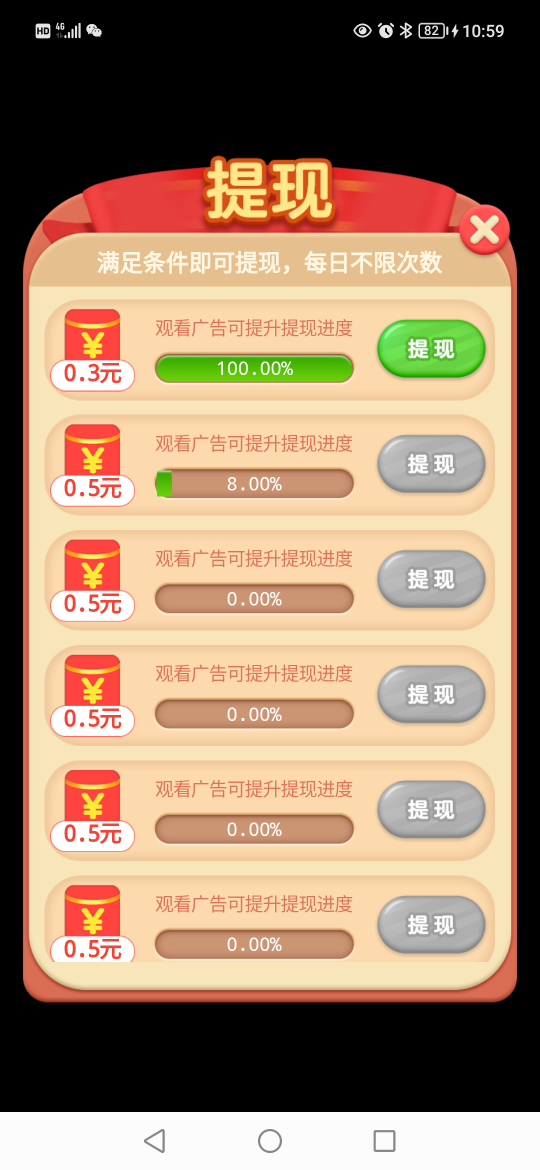
#> input picture screencap.png, 1080 x 2340 px (shown at 1/2 size)
$ python test2.py
#> lines starting #> are read from the running program, lines starting #| are printed output that depends on the picture; after the words box and inside, x2 and y2 are one past the last pixel; in counts of white or black regions, pixels touching at a corner belong together; pictures that were not available may be replaced by others from this repository, and a replacement may not be noted
### utils.py
# 一些cv2 实用技术!!!!!!!!!!
#1.https://mp.weixin.qq.com/s?__biz=MzU4OTYzNjE2OQ==&mid=2247485356&idx=1&sn=38d72793bf6b88499665a9a41d348472&chksm=fdcb308acabcb99c528b677d811cf98f9a3ae467529be84054da9a121408c1b23e1b7dd4caeb&scene=21#wechat_redirect


#========1.模板匹配

#最快速的匹配.

#函数传入2个图片,返回all中匹配little的结果矩阵.
def pipei(all,little,threshold):
#> called with all = 'screencap.png', little = 'bugclose.png', threshold = 0.8
    import cv2
    import numpy as np
    from matplotlib import pyplot as plt

    img = cv2.imread(all, 0)
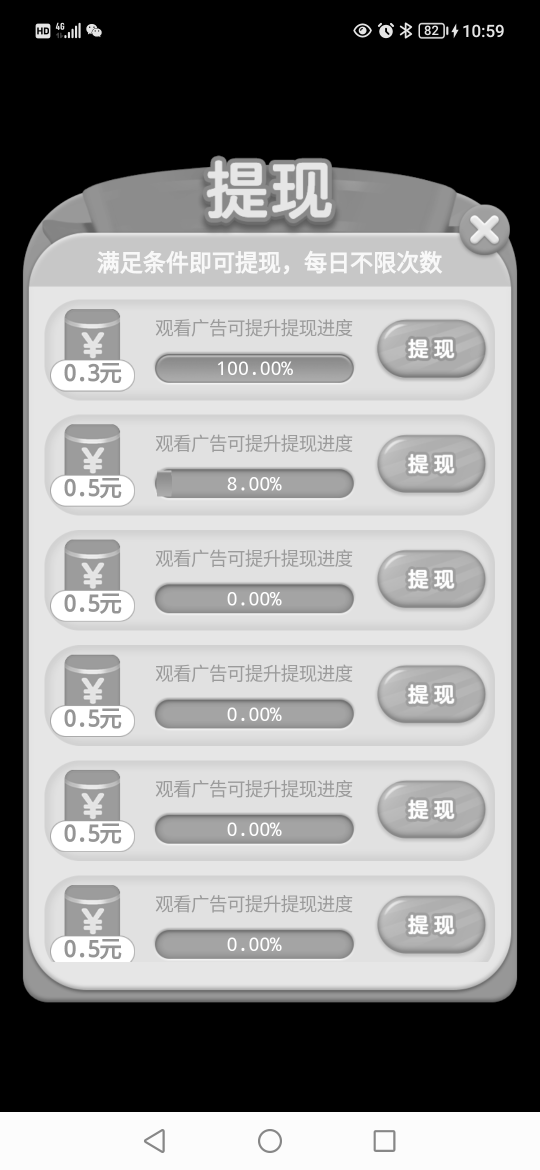
#> img: shape (2340, 1080) (shown at 1/2 size); min 0, max 255, mean 142.6
    img2 = img.copy()
    template = cv2.imread(little, 0)
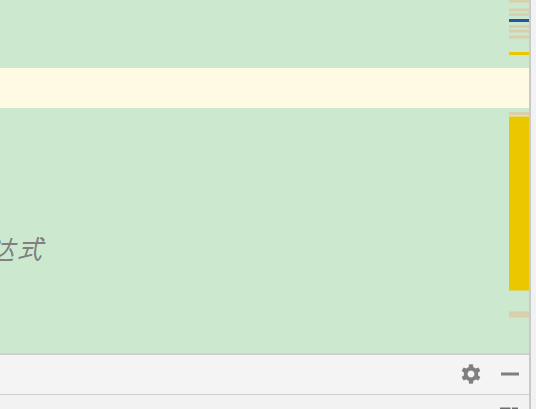
#> input picture 2.png, 536 x 409 px, given in place of bugclose.png, which was not available
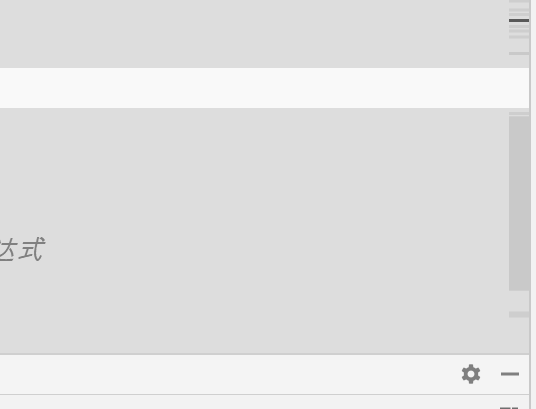
#> template: shape (409, 536); min 89, max 249, mean 225.9

    # img=img.astype('float32')
    # template=template.astype('float32')
    w, h = template.shape[::-1]
#> w = 536; h = 409
    # All the 6 methods for comparison in a list
    methods = ['cv2.TM_CCOEFF_NORMED']
    for meth in methods:
        img = img2.copy()
        # eval 语句用来计算存储在字符串中的有效 Python 表达式
        method = eval(meth)
        # 模板匹配
        res = cv2.matchTemplate(img, template, method)

        # [16 lines of commented-out code are left out]
        min_val, max_val, min_loc, max_loc = cv2.minMaxLoc(res)
        # min_val=abs(min_val/(w*h))
        if max_val>=threshold:
            top_left = max_loc
            bottom_right = (top_left[0] + w, top_left[1] + h)
            # print("匹配成功,匹配值是",max_val,top_left + bottom_right)
            if 0:#这块debug用,正是时候关闭即可.
                cv2.rectangle(img2, top_left, bottom_right, (0, 255, 255), 2)
                cv2.imwrite('fordebug.png', img2)
            return top_left + bottom_right
        else:
            # print("匹配失败,匹配值是",max_val)
            return None
#> this loop made 1 pass
#> (min_val, max_val, min_loc, max_loc) on pass 1: (-0.433, 0.606, (281, 357), (329, 1869))
#> pass 1, in pipei, `res = cv2.matchTemplate(img, template, method)`:
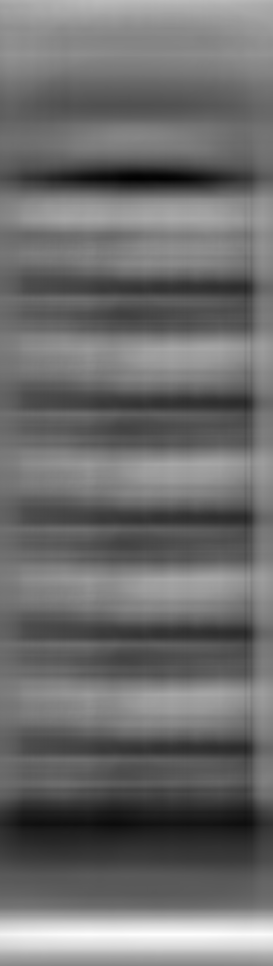
#> res: shape (1932, 545) float32 (shown at 1/2 size); min -0.433, max 0.606, mean 0.0137; drawn with min black and max white


#==============明显的可以避免了背景色的干扰!!!!!!!!!!!!!!!!
#函数传入2个图片,返回all中匹配little的结果矩阵.
def pipei_after_erzhihua(all,little,threshold):
#> called with all = 'screencap.png', little = 'bugclose.png', threshold = 0.8
    import cv2
    import numpy as np
    from matplotlib import pyplot as plt

    img = cv2.imread(all, 0)
    img2 = img.copy()
    img2=cv2.threshold(img2, 200, 255, cv2.THRESH_BINARY )[1]# 200 ,255表示大于200的都变成255. 小于200的都变成黑色也就是0.
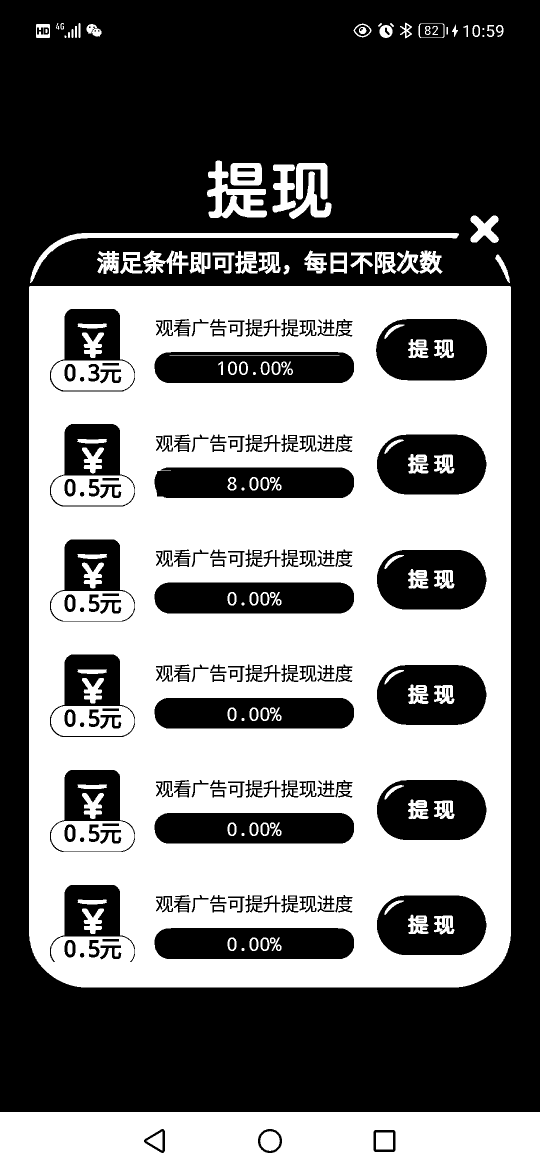
#> img2: shape (2340, 1080) (shown at 1/2 size); 45.7% white; 221 white regions (3 under 20 px), largest, box (x1, y1, x2, y2) and area: (58, 572, 1022, 1975) 912705, (0, 2224, 1080, 2340) 120306, (60, 466, 918, 566) 8982
    template = cv2.imread(little, 0)
    template=cv2.threshold(template, 200, 255, cv2.THRESH_BINARY )[1]
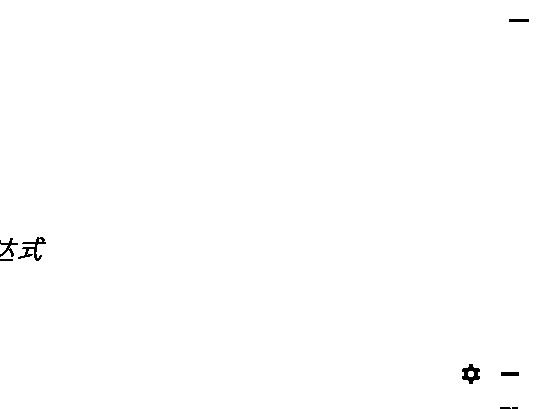
#> template: shape (409, 536); 99.7% white; 8 black regions (1 under 20 px), largest, box (x1, y1, x2, y2) and area: (18, 237, 46, 261) 208, (462, 364, 480, 384) 200, (0, 238, 18, 257) 111
    # [7 lines of commented-out code are left out]
    w, h = template.shape[::-1]
#> w = 536; h = 409
    # All the 6 methods for comparison in a list
    methods = ['cv2.TM_CCOEFF_NORMED']
    for meth in methods:
        img = img2.copy()
        # eval 语句用来计算存储在字符串中的有效 Python 表达式
        method = eval(meth)
        # 模板匹配
        res = cv2.matchTemplate(img, template, method)

        # [16 lines of commented-out code are left out]
        min_val, max_val, min_loc, max_loc = cv2.minMaxLoc(res)
        # min_val=abs(min_val/(w*h))
        if max_val>=threshold:
            top_left = max_loc
            bottom_right = (top_left[0] + w, top_left[1] + h)
            # print("匹配成功,匹配值是",max_val,top_left + bottom_right)
            if 1:#这块debug用,正是时候关闭即可.
                cv2.rectangle(img2, top_left, bottom_right, (0, 255, 255), 2)
                cv2.imwrite('fordebug.png', img2)
            return top_left + bottom_right
        else:
            # print("匹配失败,匹配值是",max_val)
            return None
#> this loop made 1 pass
#> (min_val, max_val, min_loc, max_loc) on pass 1: (-0.131, 0.0924, (479, 102), (350, 1196))
#> pass 1, in pipei_after_erzhihua, `res = cv2.matchTemplate(img, template, method)`:
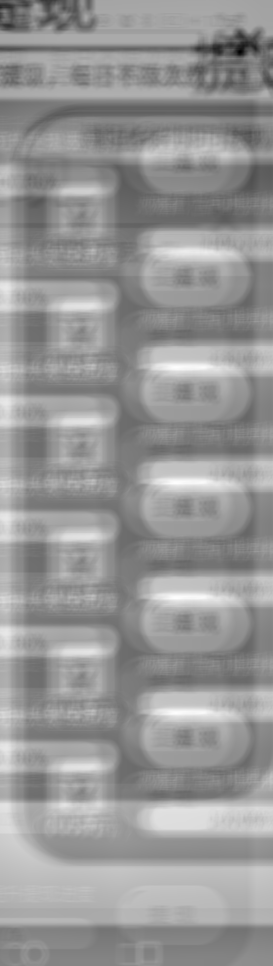
#> res: shape (1932, 545) float32 (shown at 1/2 size); min -0.131, max 0.0924, mean 0.000815; drawn with min black and max white


if 0:
    import cv2
    import numpy as np
    from matplotlib import pyplot as plt

    img = cv2.imread('image.jpg', 0)
    img2 = img.copy()
    template = cv2.imread('image_head.png', 0)
    w, h = template.shape[::-1]
    # All the 6 methods for comparison in a list
    methods = ['cv2.TM_CCOEFF', 'cv2.TM_CCOEFF_NORMED', 'cv2.TM_CCORR',
               'cv2.TM_CCORR_NORMED', 'cv2.TM_SQDIFF', 'cv2.TM_SQDIFF_NORMED']
    for meth in methods:
        img = img2.copy()
        # eval 语句用来计算存储在字符串中的有效 Python 表达式
        method = eval(meth)
        # 模板匹配
        res = cv2.matchTemplate(img, template, method)
        # 寻找最值
        min_val, max_val, min_loc, max_loc = cv2.minMaxLoc(res)
        # 使用不同的比较方法，对结果的解释不同

        if method in [cv2.TM_SQDIFF, cv2.TM_SQDIFF_NORMED]:
            top_left = min_loc
        else:
            top_left = max_loc
        bottom_right = (top_left[0] + w, top_left[1] + h)
        cv2.rectangle(img, top_left, bottom_right, 255, 2)
        plt.subplot(121), plt.imshow(res, cmap='gray')
        plt.title('Matching Result'), plt.xticks([]), plt.yticks([])
        plt.subplot(122), plt.imshow(img, cmap='gray')
        plt.title('Detected Point'), plt.xticks([]), plt.yticks([])
        plt.suptitle(meth)
        plt.show()


#边缘检测的代码
if 0:
    import cv2
    import numpy as np

    # 读取原图像
    img = cv2.imread('1.png', 0)

    # 显示原图像
    cv2.namedWindow('img', 0)
    cv2.resizeWindow('img', 400, 600)
    cv2.imshow('img', img)

    # 高斯模糊
    img_rgb = cv2.GaussianBlur(img, (5, 5), 0)
    canny_img = cv2.Canny(img_rgb, 1, 10)

    # 显示边缘检测图像
    cv2.namedWindow('canny', 0)
    cv2.resizeWindow('canny', 400, 600)
    cv2.imshow('canny', canny_img)
    cv2.waitKey()

    # 输出边缘检测图像的高和宽
    H, W = canny_img.shape
    print(H, W)


if 0:
    #test
    import cv2
    import numpy as np
    from matplotlib import pyplot as plt

    img = np.array([[1,2,3,4],[1,2,3,4]])
    img=cv2.imwrite('tmp.png',img)
    img=cv2.imread('tmp.png')
    img2 = img.copy()
    template = np.array([[2,3],[2,3]])
    w, h = template.shape[::-1]
    # All the 6 methods for comparison in a list
    methods = ['cv2.TM_SQDIFF']
    for meth in methods:
        img = img2.copy()
        # eval 语句用来计算存储在字符串中的有效 Python 表达式
        method = eval(meth)
        # 模板匹配
        res = cv2.matchTemplate(img, template, method)
        # http://www.opencv.org.cn/opencvdoc/2.3.2/html/modules/imgproc/doc/object_detection.html?highlight=template#cv2.matchTemplate  对应的官方文档.
        min_val, max_val, min_loc, max_loc = cv2.minMaxLoc(res)
        min_val = abs(min_val / (w * h))
        if min_val <= threshold:
            top_left = max_loc
            bottom_right = (top_left[0] + w, top_left[1] + h)
            print("匹配成功,匹配值是", min_val, top_left + bottom_right)

        else:
            print("匹配失败,匹配值是", min_val)
            None

### test2.py
import utils,os
def click_close_button(littlepngs=['bugclose.png', 'bugclose2.png', 'bugclose3.png', 'bugclose4.png', 'bugclose5.png'],
                       sleeptime=1):
    print("下面关闭bug_close")
    os.system('adb shell /system/bin/screencap -p /sdcard/screencap.png')

    os.system('adb pull /sdcard/screencap.png screencap.png')  # 这时手机的屏幕就保存到了项
    tmp = []
    for kkk in littlepngs:
        tmp.append(utils.pipei('screencap.png', kkk, 0.8))
        tmp.append(utils.pipei_after_erzhihua('screencap.png', kkk, 0.8))
#> pass 2 of the loop in click_close_button, `for kkk in littlepngs:`:
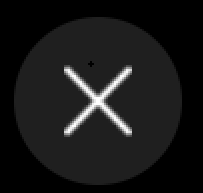
#> input picture 88.png, 203 x 193 px, given in place of bugclose2.png, which was not available
#> in pipei, template is the input picture: shape (193, 203); min 0, max 255, mean 23.8
#> the loop in pipei, `for meth in methods:` made 1 pass
#> (min_val, max_val, min_loc, max_loc) on pass 1: (-0.378, 0.362, (73, 1013), (352, 273))
#> in pipei_after_erzhihua (call 2), `template=cv2.threshold(template, 200, 255, cv2.THRESH_BINARY )[1]`:
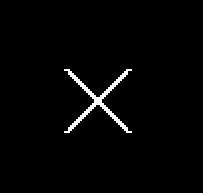
#> template: shape (193, 203); 1.9% white; 1 white region, box (x1, y1, x2, y2) and area: (64, 69, 132, 133) 736
#> the loop in pipei_after_erzhihua, `for meth in methods:` made 1 pass
#> (min_val, max_val, min_loc, max_loc) on pass 1: (-0.208, 0.382, (553, 1094), (874, 356))
#> pass 1, in pipei_after_erzhihua (call 2), `res = cv2.matchTemplate(img, template, method)`:
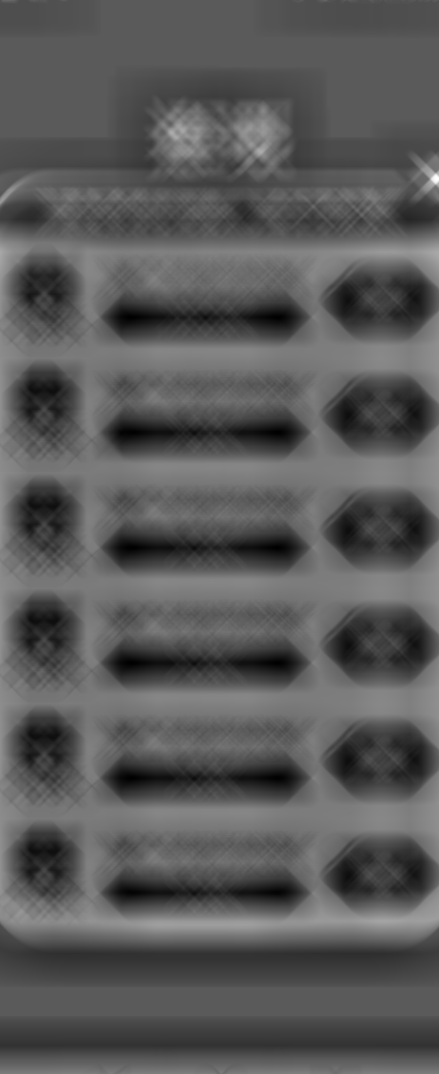
#> res: shape (2148, 878) float32 (shown at 1/2 size); min -0.208, max 0.382, mean -0.00121; drawn with min black and max white
#> pass 3 of the loop in click_close_button, `for kkk in littlepngs:`:
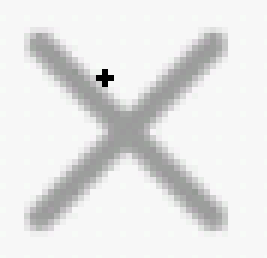
#> input picture bugclose3.png, 89 x 86 px (shown 3 times larger)
#> the loop in pipei, `for meth in methods:` made 1 pass
#> (min_val, max_val, min_loc, max_loc) on pass 1: (-0.563, 0.326, (924, 415), (466, 692))
#> in pipei_after_erzhihua (call 3), `template=cv2.threshold(template, 200, 255, cv2.THRESH_BINARY )[1]`:
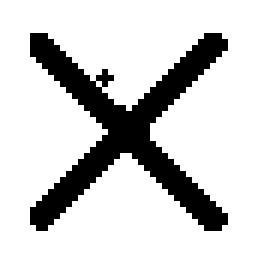
#> template: shape (86, 89) (shown 3 times larger); 81% white; 1 black region, box (x1, y1, x2, y2) and area: (10, 11, 76, 77) 1456
#> the loop in pipei_after_erzhihua, `for meth in methods:` made 1 pass
#> (min_val, max_val, min_loc, max_loc) on pass 1: (-0.609, 0.317, (925, 415), (444, 1153))
#> pass 1, in pipei_after_erzhihua (call 3), `res = cv2.matchTemplate(img, template, method)`:
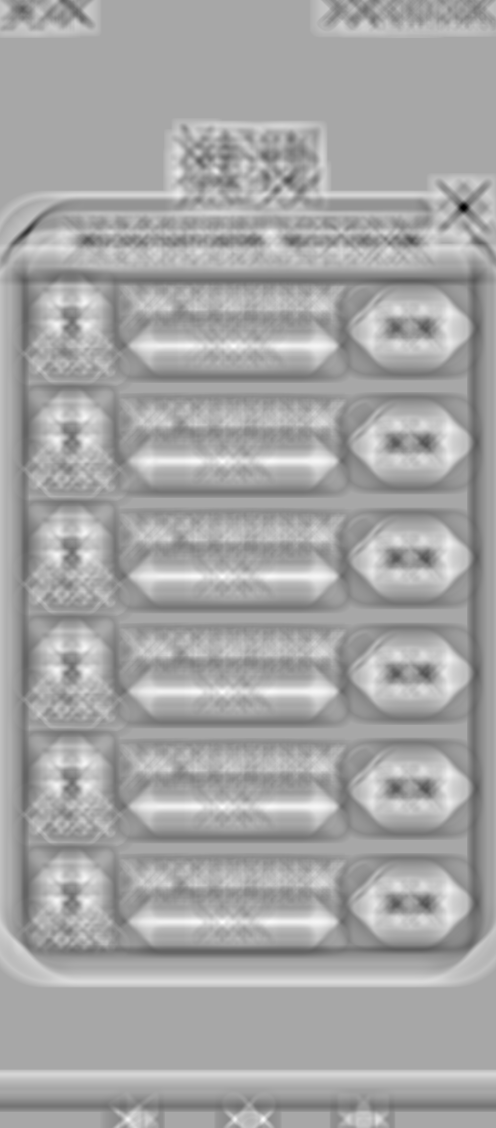
#> res: shape (2255, 992) float32 (shown at 1/2 size); min -0.609, max 0.317, mean -0.00796; drawn with min black and max white
#> the loop made 5 passes; the first 3 are shown

    for i in tmp:
        # 找到第一个不是None的,作为我们输出坐标
        if i != None:
            point = (i[0] + i[2]) / 2, (i[1] + i[3]) / 2

            a = os.system(
                'adb shell input tap ' + str(int(point[0])) + ' ' + str(int(point[1])))
    import time
    time.sleep(sleeptime)
click_close_button()
